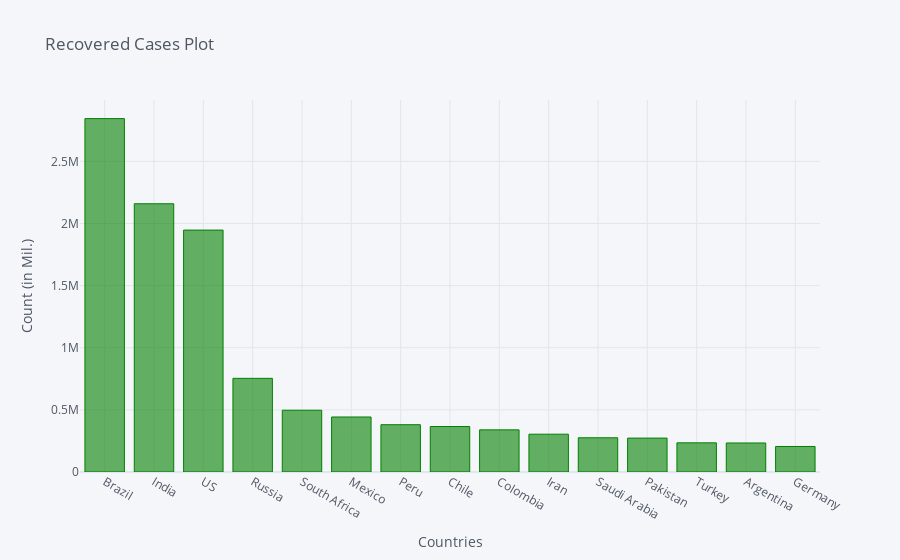

This figure's notebook cell:
### Code cell
recovered_df2_plot.iplot(kind='bar', x='Country/Region', y='8/20/20',color='green',
                         title='Recovered Cases Plot',xTitle='Countries',yTitle='Count (in Mil.)')

### Figure 1 — Plotly figure (JSON) as saved in the notebook; plotly's stock layout.template omitted (floating-point values rounded to 4 significant figures)
{"data": [{"marker": {"color": "rgba(0, 128, 0, 0.6)", "line": {"color": "rgba(0, 128, 0, 1.0)", "width": 1}}, "name": "8/20/20", "orientation": "v", "text": "", "type": "bar", "x": ["Brazil", "India", "US", "Russia", "South Africa", "Mexico", "Peru", "Chile", "Colombia", "Iran", "Saudi Arabia", "Pakistan", "Turkey", "Argentina", "Germany"], "y": [2844318, 2158946, 1947035, 753868, 497169, 442782, 380730, 366063, 339124, 304236, 275476, 272804, 234797, 233651, 205359]}], "layout": {"legend": {"bgcolor": "#F5F6F9", "font": {"color": "#4D5663"}}, "paper_bgcolor": "#F5F6F9", "plot_bgcolor": "#F5F6F9", "title": {"font": {"color": "#4D5663"}, "text": "Recovered Cases Plot"}, "xaxis": {"gridcolor": "#E1E5ED", "showgrid": true, "tickfont": {"color": "#4D5663"}, "title": {"font": {"color": "#4D5663"}, "text": "Countries"}, "zerolinecolor": "#E1E5ED"}, "yaxis": {"gridcolor": "#E1E5ED", "showgrid": true, "tickfont": {"color": "#4D5663"}, "title": {"font": {"color": "#4D5663"}, "text": "Count (in Mil.)"}, "zerolinecolor": "#E1E5ED"}}}
